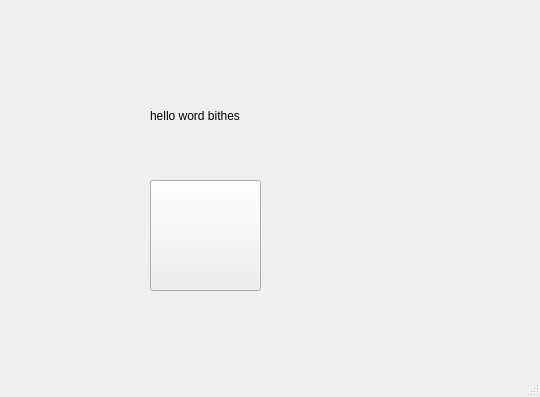
<?xml version="1.0" encoding="UTF-8"?>
<ui version="4.0">
 <class>MainWindow</class>
 <widget class="QMainWindow" name="MainWindow">
  <property name="geometry">
   <rect>
    <x>0</x>
    <y>0</y>
    <width>540</width>
    <height>397</height>
   </rect>
  </property>
  <property name="windowTitle">
   <string>MainWindow</string>
  </property>
  <widget class="QWidget" name="centralwidget">
   <widget class="QPushButton" name="btn">
    <property name="geometry">
     <rect>
      <x>150</x>
      <y>180</y>
      <width>111</width>
      <height>111</height>
     </rect>
    </property>
    <property name="text">
     <string/>
    </property>
    <property name="icon">
     <iconset resource="denem1.qrc">
      <normaloff>:/images/image1.jpg</normaloff>
      <normalon>:/images/image2.jpg</normalon>:/images/image1.jpg</iconset>
    </property>
    <property name="iconSize">
     <size>
      <width>100</width>
      <height>100</height>
     </size>
    </property>
   </widget>
   <widget class="QLabel" name="label">
    <property name="geometry">
     <rect>
      <x>150</x>
      <y>90</y>
      <width>251</width>
      <height>51</height>
     </rect>
    </property>
    <property name="text">
     <string>hello word bithes</string>
    </property>
   </widget>
  </widget>
  <widget class="QStatusBar" name="statusbar"/>
 </widget>
 <resources>
  <include location="denem1.qrc"/>
 </resources>
 <connections/>
</ui>
